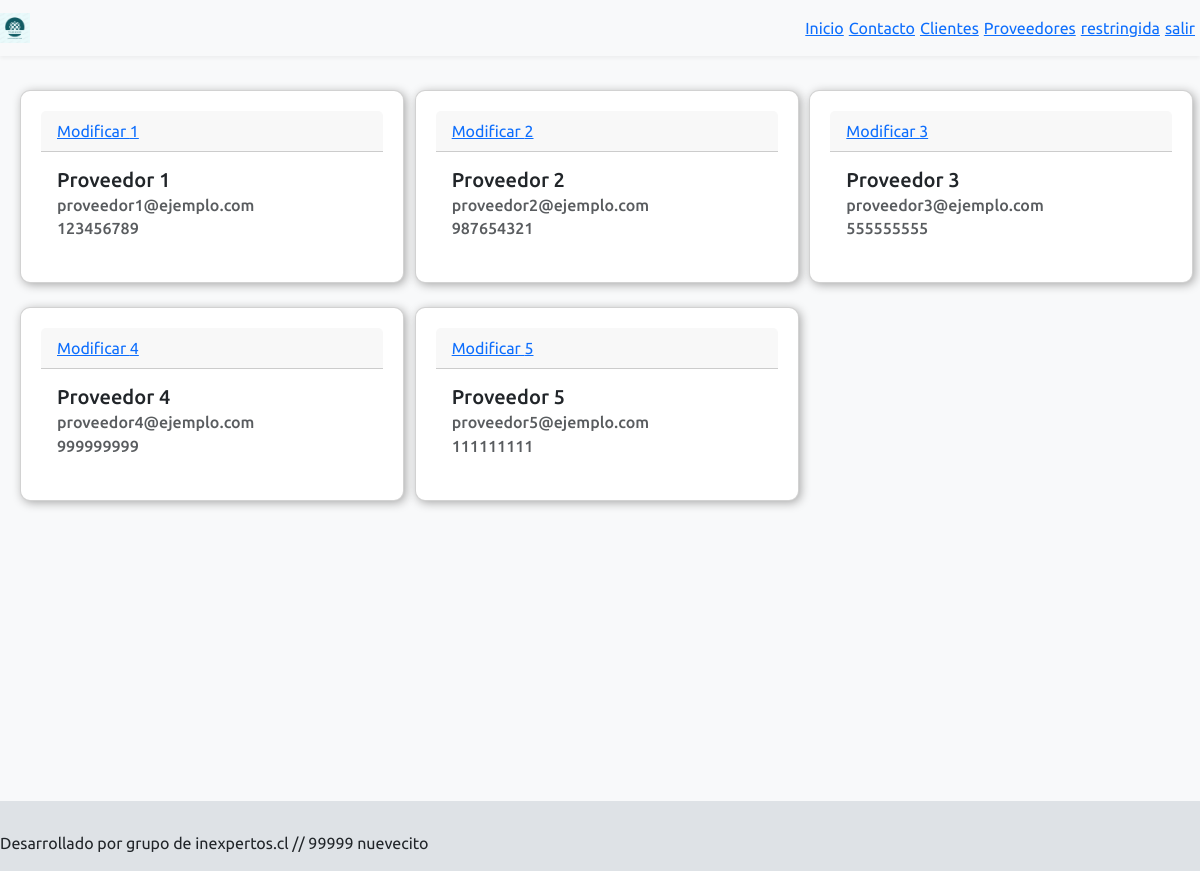
Page /proveedores/ (signed in) on the committed database.
### primera_aplicacion/models.py (models this page shows)
class ContenidoProveedor(models.Model):
    id = models.IntegerField(primary_key=True)
    supplier_name = models.TextField()
    phone = models.TextField()
    email = models.TextField()

### primera_aplicacion/views.py (the view)
# urls.py: path('proveedores/',login_required(contenido_proveedores), name="suppliers"),
@permission_required('primera_aplicacion.permiso_edicion')
def contenido_proveedores(request):
    datos_proveedor = ContenidoProveedor.objects.all()
    print(f'se ha impreso {datos_proveedor}')
    contexto = {'datos_proveedor': datos_proveedor}
    return render(request, 'contenido_proveedores.html', contexto)

### primera_aplicacion/templates/contenido_proveedores.html
{% extends "base.html" %}
{% load static %}
{% block contenido %}
<div class="row wrapper">
{% for dato in datos_proveedor %}
    <div class='col-12 col-md-6 col-lg-4 mb-4'>
        <div class="card" style="width: 24rem;">
            <div class="card-header">
                <div><a class="navbar-link" href="{% url 'form_suppliers' id=dato.id %}">Modificar {{dato.id}}</a></div>
            </div>
            <div class="card-body">
            <h5 class="card-title">{{dato.supplier_name}}</h5>
            <h6 class="card-subtitle mb-2 text-muted">{{dato.email}}</h6>
            <h6 class="card-subtitle mb-2 text-muted">{{dato.phone}}</h6>
            </div>
        </div>
    </div>
{% endfor %}
</div>
{% endblock %}

### primera_aplicacion/static/assets/css/style.css (style rules this page uses)
body { background-color: #f8f9fa; font-family: 'Ubuntu', sans-serif; padding-top: 50px; }
.card { background-color: #ffffff; box-shadow: 2px 2px 10px #aaaaaa; padding: 20px; border-radius: 10px; width: 400px; margin: 0 auto; }
html, body { height: 100%; }
.wrapper { min-height: 100%; margin-bottom: -20px; }

### rows in the picture
ContenidoProveedor: id "1", supplier_name "Proveedor 1", email "proveedor1@ejemplo.com", phone "123456789"
ContenidoProveedor: id "2", supplier_name "Proveedor 2", email "proveedor2@ejemplo.com", phone "987654321"
ContenidoProveedor: id "3", supplier_name "Proveedor 3", email "proveedor3@ejemplo.com", phone "555555555"
ContenidoProveedor: id "4", supplier_name "Proveedor 4", email "proveedor4@ejemplo.com", phone "999999999"
ContenidoProveedor: id "5", supplier_name "Proveedor 5", email "proveedor5@ejemplo.com", phone "111111111"
